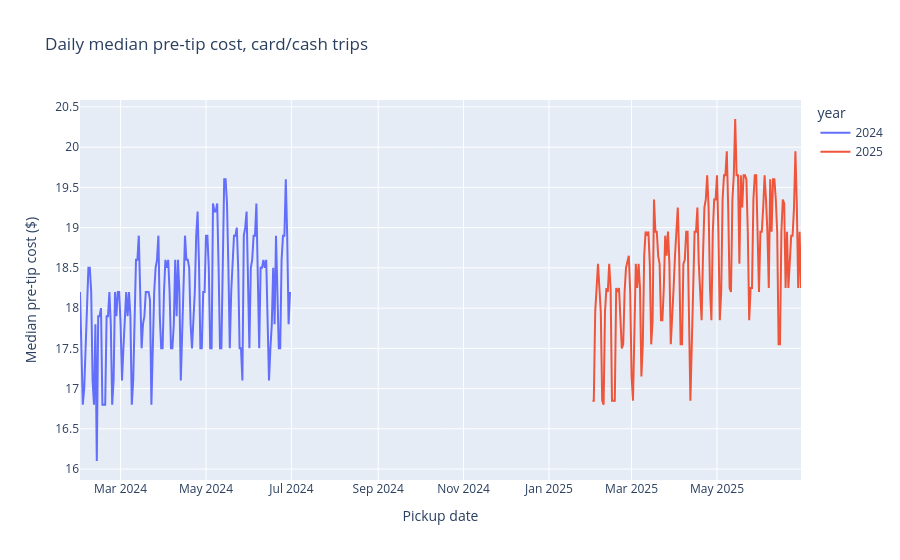

Notebook code cell kept with this figure:
### Code cell
# Interactive line plot for visual inspection.
try:
    import plotly.express as px
    fig = px.line(
        daily_ts,
        x="pickup_date",
        y="median_cost",
        color="year",
        title="Daily median pre-tip cost, card/cash trips",
        labels={"median_cost": "Median pre-tip cost ($)", "pickup_date": "Pickup date"},
    )
    fig.show()
except Exception as exc:
    print(f"Plotly display skipped: {exc}")
    fig, ax = plt.subplots(figsize=(12, 4))
    for year, g in daily_ts.groupby("year"):
        ax.plot(g["pickup_date"], g["median_cost"], label=str(year))
    ax.set_title("Daily median pre-tip cost, card/cash trips")
    ax.legend()
    plt.tight_layout()
    plt.show()

### Figure 1 — Plotly figure (JSON) as saved in the notebook; plotly's stock layout.template omitted (floating-point values rounded to 4 significant figures; data arrays with more than 128 entries replaced by an {"elided": "..."} marker saying what was removed)
{"data": [{"hovertemplate": "year=2024<br>Pickup date=%{x}<br>Median pre-tip cost ($)=%{y}<extra></extra>", "legendgroup": "2024", "line": {"color": "#636efa", "dash": "solid"}, "marker": {"symbol": "circle"}, "mode": "lines", "name": "2024", "orientation": "v", "showlegend": true, "type": "scatter", "x": {"elided": "151 str values"}, "xaxis": "x", "y": {"elided": "151 float values"}, "yaxis": "y"}, {"hovertemplate": "year=2025<br>Pickup date=%{x}<br>Median pre-tip cost ($)=%{y}<extra></extra>", "legendgroup": "2025", "line": {"color": "#EF553B", "dash": "solid"}, "marker": {"symbol": "circle"}, "mode": "lines", "name": "2025", "orientation": "v", "showlegend": true, "type": "scatter", "x": {"elided": "150 str values"}, "xaxis": "x", "y": {"elided": "150 float values"}, "yaxis": "y"}], "layout": {"legend": {"title": {"text": "year"}, "tracegroupgap": 0}, "title": {"text": "Daily median pre-tip cost, card/cash trips"}, "xaxis": {"anchor": "y", "domain": [0, 1], "title": {"text": "Pickup date"}}, "yaxis": {"anchor": "x", "domain": [0, 1], "title": {"text": "Median pre-tip cost ($)"}}}}
